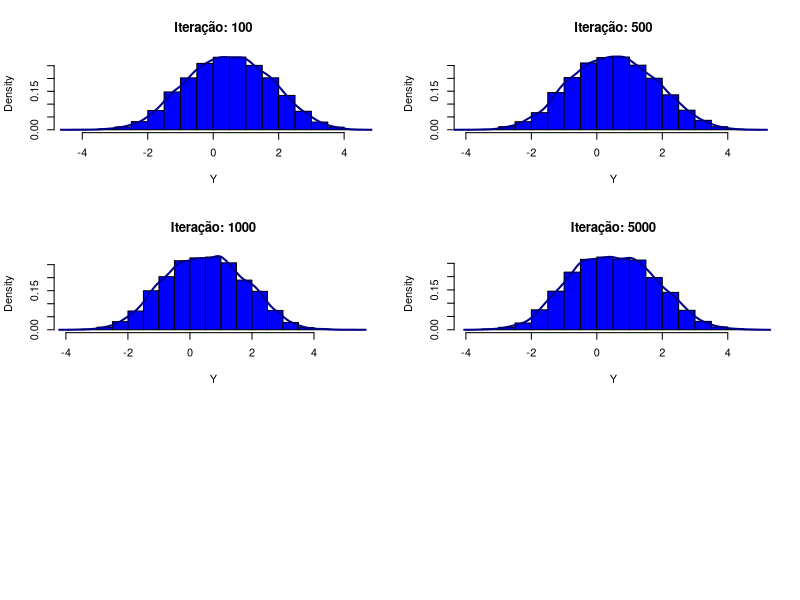
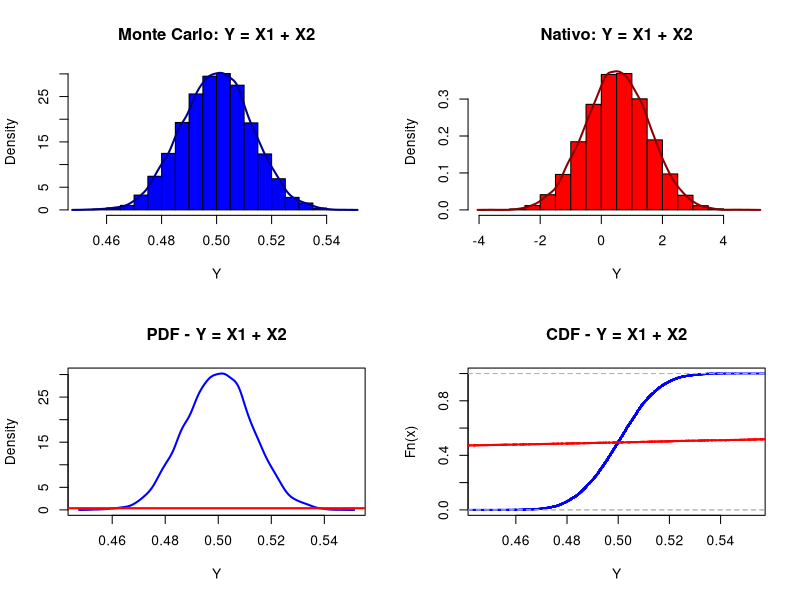
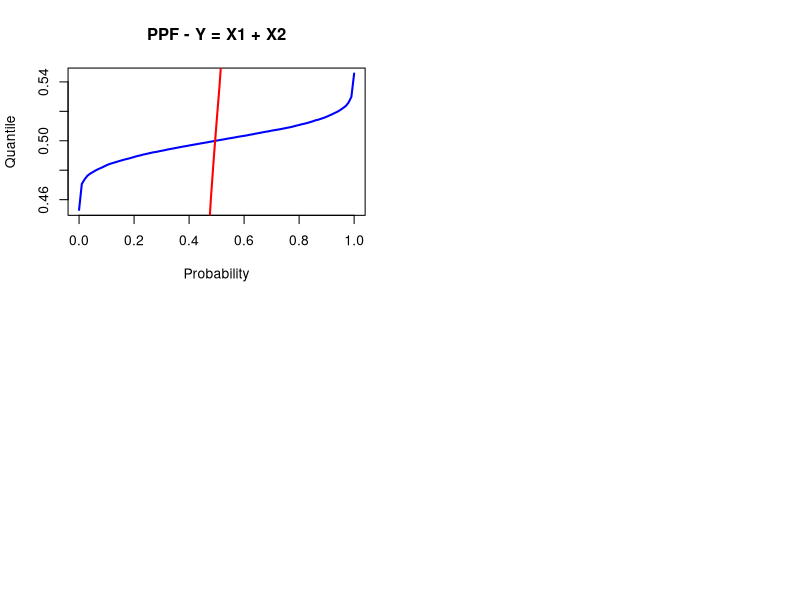
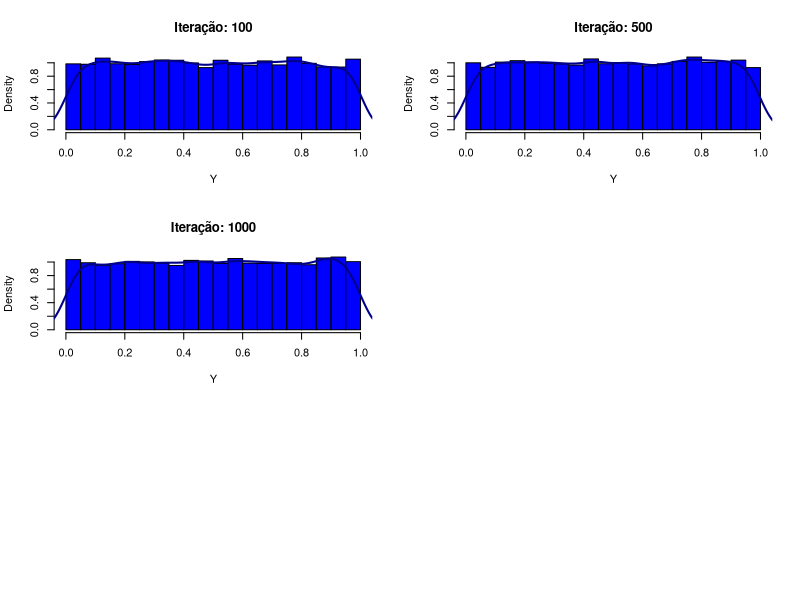
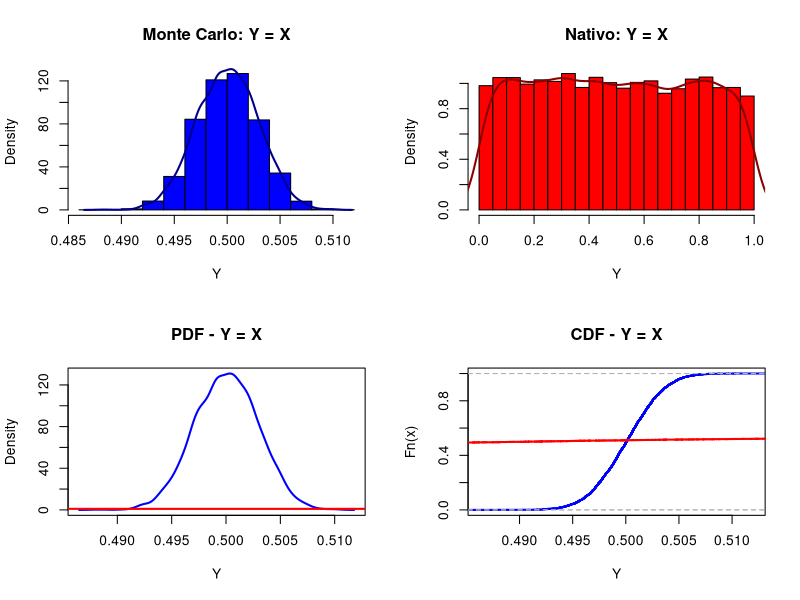
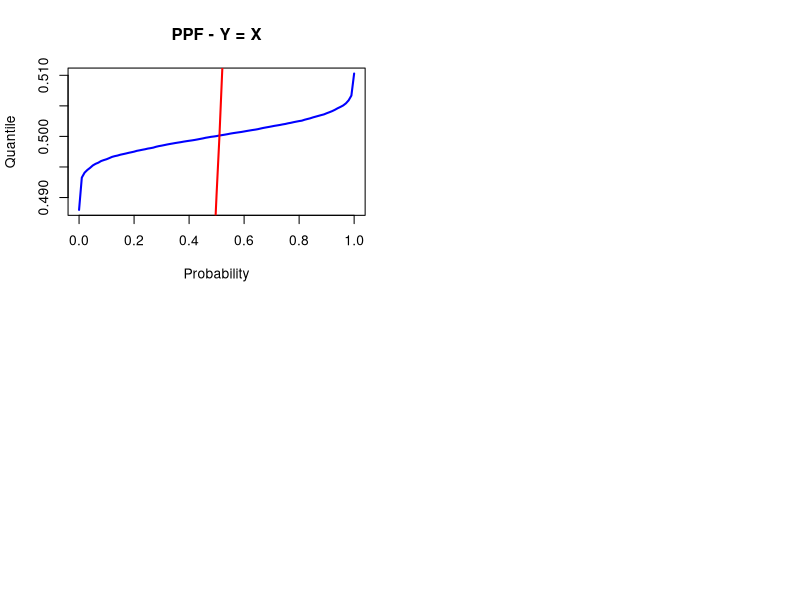
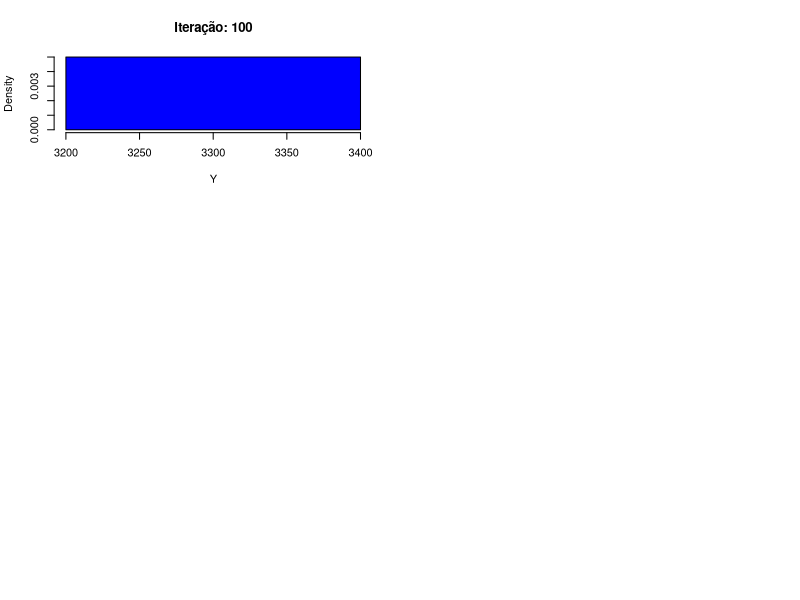

Here is the R script that generated these plots, in order: (Note: this script raises an error after producing the figures.)
# Função para implementar o LCG
lcg <- function(m, a, c, X0, N) {
  X <- numeric(N)
  X[1] <- X0
  for (i in 2:N) {
    X[i] <- (a * X[i - 1] + c) %% m
  }
  u <- X / m
  return(u)
}

# Função para a Inverse Transform Sampling
inverse_transform_sampling <- function(u, dist = "uniform", params = list(min = 0, max = 1)) {
  if (dist == "uniform") {
    return (params$min + (params$max - params$min) * u)
  } else if (dist == "normal") {
    return (qnorm(u, mean = params$mean, sd = params$sd))
  } else {
    stop("Distribuição não suportada")
  }
}

# Função para o Método de Monte Carlo com Critério de Parada por Convergência e Plotagem
monte_carlo_plot <- function(N, f, tol = 1e-6, max_iter = 10000, plot_iters = c(100, 500, 1000, 5000, 10000)) {
  estimates <- numeric(max_iter)
  par(mfrow = c(3, 2))
  
  for (i in 1:max_iter) {
    x <- runif(N)
    estimates[i] <- mean(f(x))
    
    if (i %in% plot_iters) {
      hist(f(x), main = paste("Iteração:", i), xlab = "Y", col = "blue", freq = FALSE)
      lines(density(f(x)), col = "darkblue", lwd = 2)
    }
    
    if (i > 1 && abs(estimates[i] - estimates[i-1]) < tol) {
      break
    }
  }
  return (estimates[1:i])
}

# Função para plotar os resultados
plot_results <- function(estimates, native_samples, title) {
  par(mfrow = c(2, 2))

  # Histograma
  hist(estimates, main = paste("Monte Carlo:", title), xlab = "Y", col = "blue", freq = FALSE)
  lines(density(estimates), col = "darkblue", lwd = 2)
  
  hist(native_samples, main = paste("Nativo:", title), xlab = "Y", col = "red", freq = FALSE)
  lines(density(native_samples), col = "darkred", lwd = 2)
  
  # PDF
  plot(density(estimates), main = paste("PDF -", title), xlab = "Y", col = "blue", lwd = 2)
  lines(density(native_samples), col = "red", lwd = 2)

  # CDF
  plot(ecdf(estimates), main = paste("CDF -", title), xlab = "Y", col = "blue", lwd = 2)
  lines(ecdf(native_samples), col = "red", lwd = 2)

  # PPF
  q_estimates <- quantile(estimates, probs = seq(0, 1, by = 0.01))
  q_native <- quantile(native_samples, probs = seq(0, 1, by = 0.01))
  plot(seq(0, 1, by = 0.01), q_estimates, type = "l", main = paste("PPF -", title), xlab = "Probability", ylab = "Quantile", col = "blue", lwd = 2)
  lines(seq(0, 1, by = 0.01), q_native, col = "red", lwd = 2)
}

# Cenário 1: Y = X1 + X2, X1: uniforme (0, 1), X2: normal (0, 1)
set.seed(123)
N <- 10000
f1 <- function(x) {
  u1 <- inverse_transform_sampling(x, "uniform", list(min = 0, max = 1))
  u2 <- inverse_transform_sampling(x, "normal", list(mean = 0, sd = 1))
  return (u1 + u2)
}
estimates1 <- monte_carlo_plot(N, f1)
native_samples1 <- runif(N) + rnorm(N, mean = 0, sd = 1)

plot_results(estimates1, native_samples1, "Y = X1 + X2")

# Cenário 2: Y = X, X: uniforme (0, 1)
f2 <- function(x) {
  u <- inverse_transform_sampling(x, "uniform", list(min = 0, max = 1))
  return (u)
}
estimates2 <- monte_carlo_plot(N, f2)
native_samples2 <- runif(N)

plot_results(estimates2, native_samples2, "Y = X")

# Cenário 3: Y = sum(Xi^2), i = 1,...,100; Xi: uniforme (0, 1)
f3 <- function(x) {
  u <- inverse_transform_sampling(x, "uniform", list(min = 0, max = 1))
  return (sum(u^2))
}
estimates3 <- monte_carlo_plot(N, f3)
native_samples3 <- rowSums(matrix(runif(N * 100), ncol = 100)^2)

plot_results(estimates3, native_samples3, "Y = Sum(Xi^2)")
